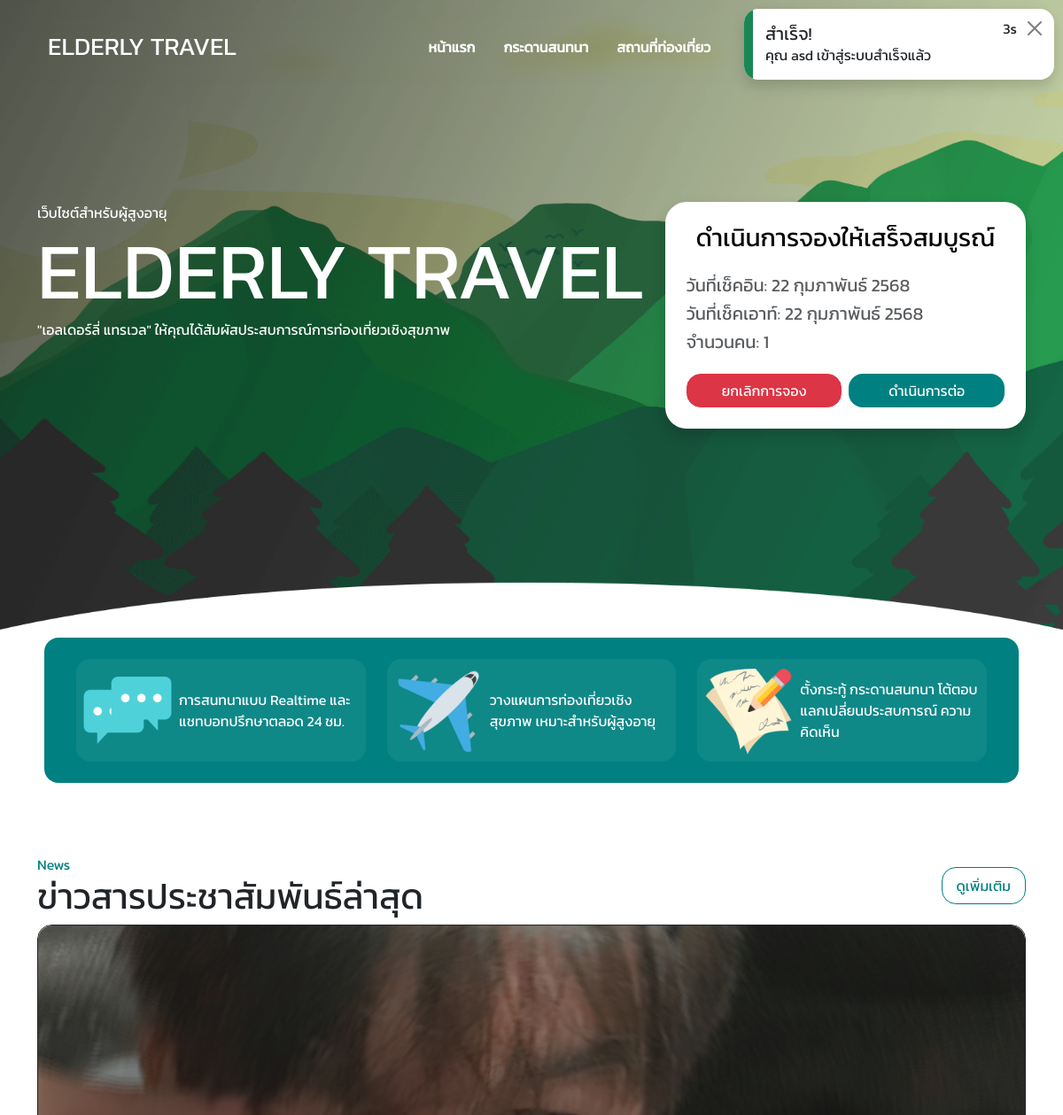
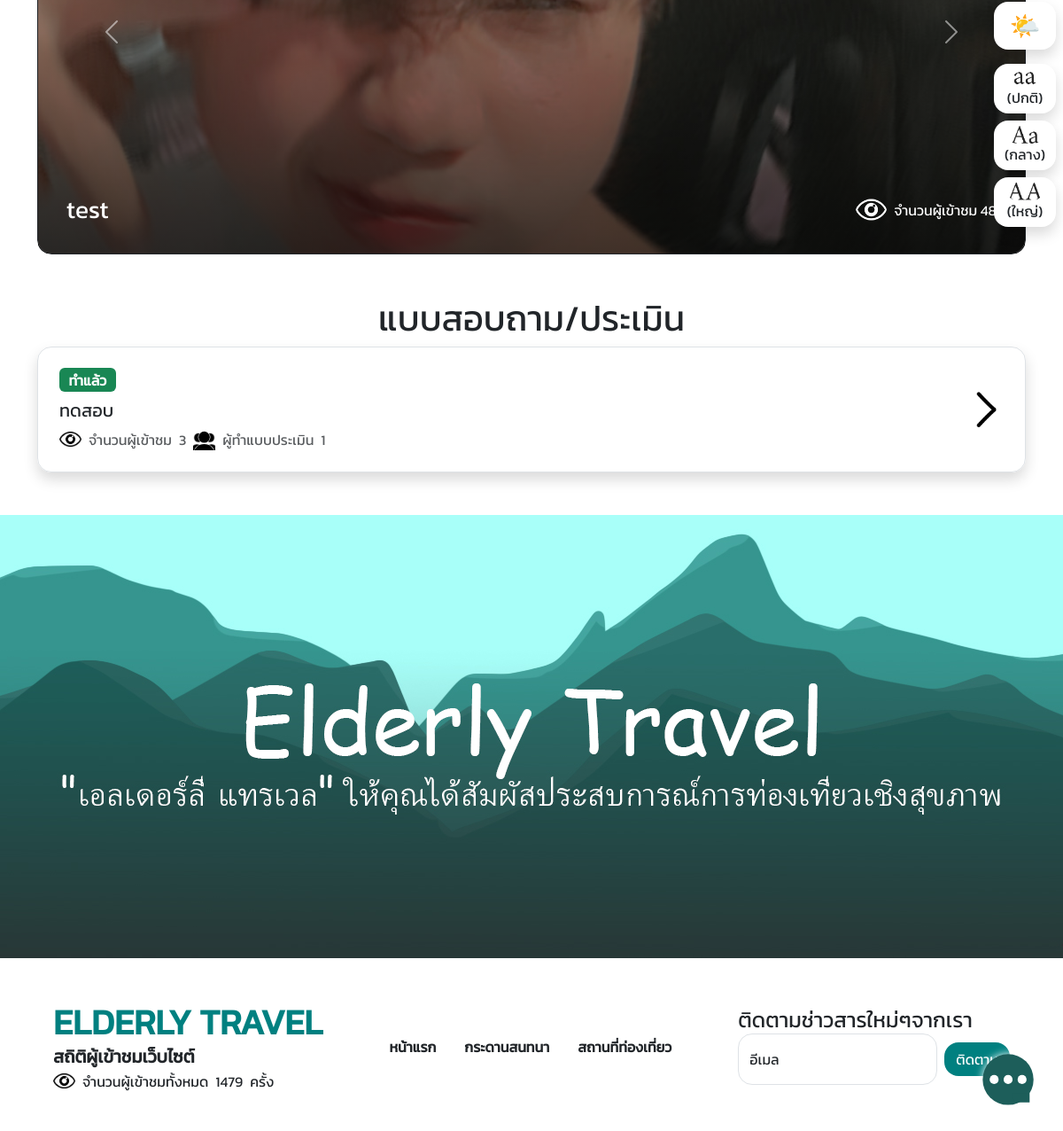
/ (signed in), run on the app's committed database (2 pictures, top to bottom).
### tables this page shows
CREATE TABLE `bookings` (
  `booking_id` int(11) NOT NULL,
  `user_id` int(11) NOT NULL,
  `booking_details` longtext NOT NULL DEFAULT '[]',
  `people` int(11) NOT NULL,
  `booking_date` date NOT NULL,
  `start_date` date NOT NULL,
  `end_date` date NOT NULL,
  `total_price` decimal(8,2) NOT NULL DEFAULT 0.00,
  `status` enum('PENDING','CONFIRMED','COMPLETED','CANCELED','PAID') NOT NULL DEFAULT 'PENDING',
  `created_at` timestamp NOT NULL DEFAULT current_timestamp(),
  `updated_at` timestamp NULL DEFAULT NULL ON UPDATE current_timestamp()
);

CREATE TABLE `news` (
  `news_id` int(11) NOT NULL,
  `title` varchar(255) NOT NULL,
  `body` varchar(255) NOT NULL,
  `image` varchar(150) NOT NULL,
  `visitors` int(11) NOT NULL DEFAULT 0,
  `created_at` timestamp NOT NULL DEFAULT current_timestamp(),
  `updated_at` timestamp NULL DEFAULT NULL ON UPDATE current_timestamp()
);

CREATE TABLE `assessments` (
  `assessment_id` int(11) NOT NULL,
  `title` varchar(255) NOT NULL,
  `body` varchar(255) NOT NULL,
  `questions` longtext NOT NULL CHECK (json_valid(`questions`)),
  `additional` varchar(150) DEFAULT NULL,
  `visitors` int(11) NOT NULL DEFAULT 0,
  `created_at` timestamp NOT NULL DEFAULT current_timestamp(),
  `updated_at` timestamp NULL DEFAULT NULL ON UPDATE current_timestamp()
);

CREATE TABLE `visitors` (
  `visitor_id` int(11) NOT NULL,
  `count` int(11) NOT NULL,
  `created_at` timestamp NOT NULL DEFAULT current_timestamp()
);

### index.php (the view, shortened to what this page needs)
<?php
require_once("config.php");
$row = null;
if (isset($_SESSION["user_login"])) {
    $row = sql("SELECT * FROM users WHERE user_id = ?", [$_SESSION["user_login"]])->fetch();
} elseif (isset($_SESSION["admin_login"])) {
    msg("warning", "คำเตือน", "ไม่สามารถเข้าถึงหน้านี้ได้", "admin/");
} elseif (isset($_SESSION["doctor_login"])) {
    msg("warning", "คำเตือน", "ไม่สามารถเข้าถึงหน้านี้ได้", "doctor.php");
}
?>
<!DOCTYPE html>
<html lang="en">
<head>
    <?php require "link.php"; ?>
</head>
<body>
    <?php
    require "components/nav.php";
    require_once("components/popChats.php");
    require_once("components/options.php");
    ?>
    <div class="image-header">
        <div class="d-flex flex-wrap align-items-start justify-content-xxl-between justify-content-center w-100 container gap-4">
            <div class="hero-elderly-travel" style="z-index:1">
                <div>เว็บไซต์สำหรับผู้สูงอายุ</div>
                <h1>ELDERLY TRAVEL</h1>
                <p>"เอลเดอร์ลี่ แทรเวล" ให้คุณได้สัมผัสประสบการณ์การท่องเที่ยวเชิงสุขภาพ</p>
            </div>
            <?php
            if (isLogin()) {
                $fetchBooking = sql("SELECT * FROM bookings WHERE user_id = ? AND status = 'PENDING'", [$row["user_id"]]);
                if ($fetchBooking->rowCount() > 0) {
                    $booking = $fetchBooking->fetch();
            ?>
                    <div class="shadow mt-2 mt-xl-0 booking-card mb-2 align-items-start" style="border-radius:1.5rem;z-index:1">
                        <h3 class="text-center d-flex align-items-center justify-content-center w-100">ดำเนินการจองให้เสร็จสมบูรณ์</h3>
                        <div class="d-flex flex-column gap-2 my-4 text-muted">
                            <h5>วันที่เช็คอิน: <?= formatThaiDate($booking["start_date"]) ?></h5>
                            <h5>วันที่เช็คเอาท์: <?= formatThaiDate($booking["end_date"]) ?></h5>
                            <h5>จำนวนคน: <?= $booking["people"] ?></h5>
                        </div>
                        <div class='w-100 gap-2 d-flex align-items-center'>
                            <button type='button' data-bs-toggle="modal" data-bs-target="#cancelBooking" class='btn btn-danger w-100'>ยกเลิกการจอง</button>
                            <a href="booking.php" class='btn btn-teal w-100'>ดำเนินการต่อ</a>
                        </div>
                    </div>
            <?php } else {
                    formSelectDateBooking();
                }
            }else{
                formSelectDateBooking();
            } ?>
        </div>
    </div>
    <div class="container position-relative">
        <div class="row bg-teal p-4 rounded-xl d-flex mx-2" style="transform: translateY(-80px);">
            <div class="col-lg-4 mb-2 mb-lg-0">
                <div class="d-flex align-items-center gap-2 rounded-xl p-2 text-white" style="background-color:var(--teal2);">
                    <img src="<?= imagePath("web_images", "chats.png") ?>" width="100px" height="100px" />
                    <div>การสนทนาแบบ Realtime และแชทบอทปรึกษาตลอด 24 ชม.</div>
                </div>
            </div>
            <div class="col-lg-4 mb-2 mb-lg-0">
                <div class="d-flex align-items-center gap-2 rounded-xl p-2 text-white" style="background-color: var(--teal2);">
                    <img src="<?= imagePath("web_images", "plane.png") ?>" width="100px" height="100px" />
                    <div>วางแผนการท่องเที่ยวเชิงสุขภาพ เหมาะสำหรับผู้สูงอายุ</div>
                </div>
            </div>
            <div class="col-lg-4 mb-2 mb-lg-0">
                <div class="d-flex align-items-center gap-2 rounded-xl p-2 text-white" style="background-color: var(--teal2);">
                    <img src="<?= imagePath("web_images", "paper.png") ?>" width="100px" height="100px" />
                    <div>ตั้งกระทู้ กระดานสนทนา โต้ตอบแลกเปลี่ยนประสบการณ์ ความคิดเห็น</div>
                </div>
            </div>
        </div>
        <div>
            <?php $fetchAllNews = sql("SELECT * FROM news");
            if ($fetchAllNews->rowCount() > 0) { ?>
                <div class="d-flex align-items-center justify-content-between">
                    <div>
                        <div class="text-teal">News</div>
                        <h1>ข่าวสารประชาสัมพันธ์ล่าสุด</h1>
                    </div>
                    <a href="news.php" class="btn btn-outline-teal">ดูเพิ่มเติม</a>
                </div>
                <div class="carousel slide mt-2" id="carouselSlide" data-bs-ride="carousel" style="z-index: 1;">
                    <div class="carousel-inner rounded-xl overflow-hidden">
                        <?php
                        $index = 1;
                        while ($news = $fetchAllNews->fetch()) { ?>
                            <a href='news.php?news_id=<?= $news["news_id"] ?>' class="carousel-item btn btn-outline-teal p-0 <?= $index == 1 ? 'active' : null ?>" data-bs-intervel="1000">
                                <img src="<?= imagePath("news_images", $news["image"]) ?>" alt="" class="rounded-xl object-fit-cover" height="500px" width="100%">
                                <div class="position-absolute" style="bottom:2rem;left:2rem;z-index:99">
                                    <h3 class="text-white"><?= $news["title"] ?></h3>
                                </div>
                                <div class="position-absolute d-flex align-items-center gap-2" style="bottom:2rem;right:2rem;z-index:99">
                                    <img src="<?= imagePath("web_images/icons", "eye.svg") ?>" width="35px" height="35px" style='filter: invert(1);'>
                                    <div class='text-white'>จำนวนผู้เข้าชม <span><?= $news["visitors"] ?></span></div>
                                </div>
                                <div style='height: 500px;width: 100%;top: 0;left: 0;background-image: linear-gradient(1deg, #000000a8, transparent);' class="position-absolute"></div>
                            </a>
                        <?php $index++;
                        } ?>
                    </div>
                    <button type="button" data-bs-target="#carouselSlide" class="carousel-control-prev" data-bs-slide="prev">
                        <span class="carousel-control-prev-icon"></span>
                    </button>
                    <button type="button" data-bs-target="#carouselSlide" class="carousel-control-next" data-bs-slide="next">
                        <span class="carousel-control-next-icon"></span>
                    </button>
                </div>
            <?php } ?>
        </div>
        <?php $fetchAllAssessments = sql("SELECT * FROM assessments");
        if ($fetchAllAssessments->rowCount() > 0) { ?>
            <div class="text-center mt-5">
                <h1 class="mb-2">แบบสอบถาม/ประเมิน</h1>
                <?php while ($assessment = $fetchAllAssessments->fetch()) {
                    $assessment_responses = $row ? sql("SELECT * FROM assessment_responses WHERE assessment_id = ? AND user_id = ?", [$assessment["assessment_id"], $row["user_id"]])->fetch() : null;
                ?>
                    <a href='assessments.php?assessment_id=<?= $assessment["assessment_id"] ?>' class="btn w-100 p-4 justify-content-between flex-row d-flex shadow rounded-xl border align-items-center mb-2">
                        <div class="d-flex flex-column align-items-start gap-2">
                            <?php if ($assessment_responses) { ?>
                                <div class="badge text-bg-success fw-bold fs-6">ทำแล้ว</div>
                            <?php } ?>
                            <h5><?= $assessment["title"] ?></h5>
                            <div class="d-flex align-items-center gap-2">
                                <div class="d-flex flex-row gap-2 align-items-center text-muted">
                                    <img src="<?= imagePath("web_images/icons", "eye.svg") ?>" alt="" width="25px" height="25px" class="object-fit-cover svg-icon">
                                    จำนวนผู้เข้าชม <span><?= $assessment["visitors"] ?></span>
                                </div>
                                <div class="d-flex flex-row gap-2 align-items-center text-muted">
                                    <img src="<?= imagePath("web_images/icons", "peoples.svg") ?>" alt="" width="25px" height="25px" class="object-fit-cover svg-icon">
                                    ผู้ทำแบบประเมิน <span><?= sql("SELECT COUNT(*) as count FROM assessment_responses")->fetch()["count"] ?></span>
                                </div>
                            </div>
                        </div>
                        <img src="<?= imagePath("web_images/icons", "chevron-forward.svg") ?>" alt="" width="40px" height="40px" class="object-fit-cover svg-icon">
                    </a>
                <?php } ?>
            </div>
        <?php } ?>
    </div>
    <div class="bg-teal w-100 mt-5" style="height:500px;background-image:url('<?= imagePath('web_images', 'banner-footer.jpg') ?>');background-repeat: no-repeat;background-position: center;background-size: cover;"></div>
    <?php require_once("components/footer.php"); ?>
</body>
</html>

### components/footer.php (shortened to what this page needs)
<footer class="w-100 p-5">
    <div class="container">
        <div class="d-flex flex-lg-row flex-column justify-content-between align-items-center">
            <div class="d-flex flex-column mb-4 mb-lg-0 align-items-center align-items-lg-start">
                <h1 class="text-teal fw-bold">ELDERLY TRAVEL</h1>
                <div class="fw-bold fs-5">สถิติผู้เข้าชมเว็บไซต์</div>
                <div class="d-flex flex-row align-items-center gap-2">
                    <img src="<?= imagePath("web_images/icons", "eye.svg") ?>" alt="" width="25px" height="25px" class="object-fit-cover svg-icon">
                    จำนวนผู้เข้าชมทั้งหมด <span><?= sql("SELECT * FROM visitors WHERE visitor_id = 1")->fetch()["count"] ?></span> ครั้ง
                </div>
            </div>
            <div>
            </div>
            <div class="d-flex justify-content-end flex-column mt-5 mt-lg-0">
                <h4>ติดตามช่าวสารใหม่ๆจากเรา</h4>
                <div class="d-flex align-items-center gap-2">
                    <div class="form-floating">
                        <input type="text" class="form-control rounded-xl" placeholder="อีเมล">
                        <label for="อีเมล">อีเมล</label>
                    </div>
                    <button type="button" class='btn btn-teal'>ติดตาม</button>
                </div>
            </div>
        </div>
    </div>
</footer>

### libs/style.css (style rules this page uses)
:root { --black-light: #212529; --teal: teal; --teal2: rgb(15, 136, 136); --teal-light: rgb(25, 155, 155); }
body { font-family: "Kanit", serif; font-weight: 400; }
h1, h2, h3, h4, h5, h6 { margin: 0; padding: 0; }
.rounded-xl { border-radius: 1rem !important; }
.object-fit-cover { object-fit: cover; }
.btn { border-radius: 1rem !important; }
.text-teal { color: var(--teal); }
.bg-teal { background-color: var(--teal) !important; }
.image-header { display: flex; justify-content: center; align-items: center; width: 100%; height: 100vh; background-image: url(../images/web_images/image-header.gif); background-position: center; background-repeat: no-repeat; background-size: cover; padding-bottom: 5rem; position: relative; }
.svg-icon { filter: invert(0); }

### data on the page
bookings: start_date "22 กุมภาพันธ์ 2568", end_date "22 กุมภาพันธ์ 2568", people "1"
news: image (picture), title "test", visitors "48"
assessments: title "ทดสอบ", visitors "3", fetch "1"
visitors: count "1479"

### other printed values
$_SESSION[$type][0] "สำเร็จ!"
$_SESSION[$type][1] "คุณ asd เข้าสู่ระบบสำเร็จแล้ว"
